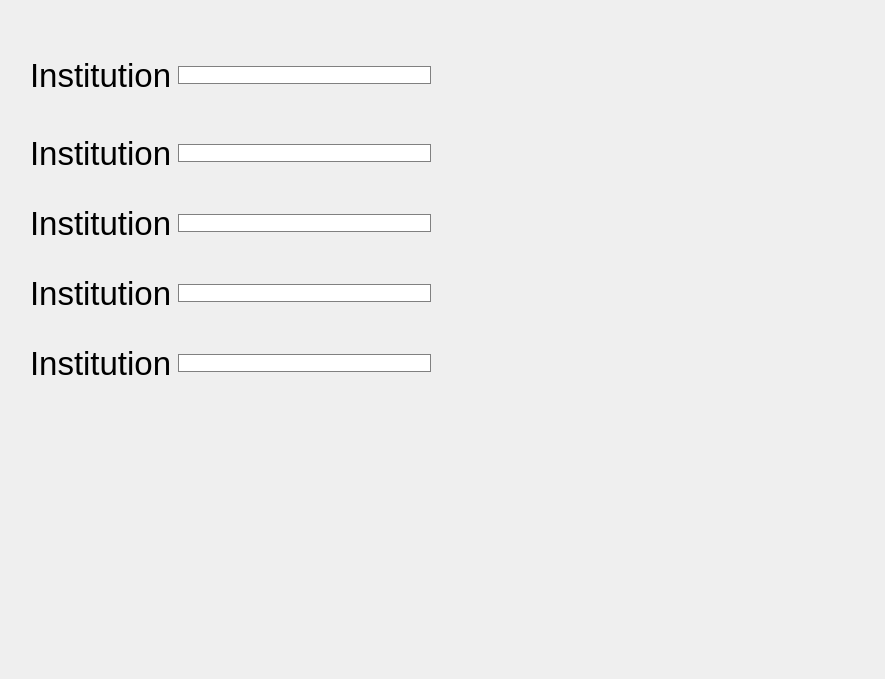
            <widget class="QWidget" name="scrollAreaWidgetContents">
             <property name="geometry">
              <rect>
               <x>0</x>
               <y>0</y>
               <width>885</width>
               <height>679</height>
              </rect>
             </property>
             <widget class="QWidget" name="layoutWidget_2">
              <property name="geometry">
               <rect>
                <x>30</x>
                <y>270</y>
                <width>401</width>
                <height>46</height>
               </rect>
              </property>
              <layout class="QHBoxLayout" name="horizontalLayout_10">
               <item>
                <widget class="QLabel" name="label_21">
                 <property name="font">
                  <font>
                   <pointsize>25</pointsize>
                  </font>
                 </property>
                 <property name="text">
                  <string>Institution</string>
                 </property>
                </widget>
               </item>
               <item>
                <widget class="QLineEdit" name="lineEdit_5">
                 <property name="toolTip">
                  <string>label8</string>
                 </property>
                 <property name="styleSheet">
                  <string notr="true">QLineEdit{
pad-left:20px;
border:1px solid gray;
border-radius:10px;
}
 QScrollBar:horizontal {
	border: none;
    
	background-color: rgb(154, 154, 154);
 }</string>
                 </property>
                </widget>
               </item>
              </layout>
             </widget>
             <widget class="QWidget" name="layoutWidget_3">
              <property name="geometry">
               <rect>
                <x>30</x>
                <y>340</y>
                <width>401</width>
                <height>46</height>
               </rect>
              </property>
              <layout class="QHBoxLayout" name="horizontalLayout_11">
               <item>
                <widget class="QLabel" name="label_22">
                 <property name="font">
                  <font>
                   <pointsize>25</pointsize>
                  </font>
                 </property>
                 <property name="text">
                  <string>Institution</string>
                 </property>
                </widget>
               </item>
               <item>
                <widget class="QLineEdit" name="lineEdit_6">
                 <property name="toolTip">
                  <string>label8</string>
                 </property>
                 <property name="styleSheet">
                  <string notr="true">QLineEdit{
pad-left:20px;
border:1px solid gray;
border-radius:10px;
}
 QScrollBar:horizontal {
	border: none;
    
	background-color: rgb(154, 154, 154);
 }</string>
                 </property>
                </widget>
               </item>
              </layout>
             </widget>
             <widget class="QWidget" name="layoutWidget">
              <property name="geometry">
               <rect>
                <x>30</x>
                <y>50</y>
                <width>401</width>
                <height>51</height>
               </rect>
              </property>
              <layout class="QHBoxLayout" name="horizontalLayout_7">
               <item>
                <widget class="QLabel" name="label_8">
                 <property name="font">
                  <font>
                   <pointsize>25</pointsize>
                  </font>
                 </property>
                 <property name="text">
                  <string>Institution</string>
                 </property>
                </widget>
               </item>
               <item>
                <widget class="QLineEdit" name="lineEdit_2">
                 <property name="toolTip">
                  <string>label8</string>
                 </property>
                 <property name="styleSheet">
                  <string notr="true">QLineEdit{
pad-left:20px;
border:1px solid gray;
border-radius:10px;
}
 QScrollBar:horizontal {
	border: none;
    
	background-color: rgb(154, 154, 154);
 }</string>
                 </property>
                </widget>
               </item>
              </layout>
             </widget>
             <widget class="QWidget" name="layoutWidget">
              <property name="geometry">
               <rect>
                <x>30</x>
                <y>130</y>
                <width>401</width>
                <height>46</height>
               </rect>
              </property>
              <layout class="QHBoxLayout" name="horizontalLayout_8">
               <item>
                <widget class="QLabel" name="label_19">
                 <property name="font">
                  <font>
                   <pointsize>25</pointsize>
                  </font>
                 </property>
                 <property name="text">
                  <string>Institution</string>
                 </property>
                </widget>
               </item>
               <item>
                <widget class="QLineEdit" name="lineEdit_3">
                 <property name="toolTip">
                  <string>label8</string>
                 </property>
                 <property name="styleSheet">
                  <string notr="true">QLineEdit{
pad-left:20px;
border:1px solid gray;
border-radius:10px;
}
 QScrollBar:horizontal {
	border: none;
    
	background-color: rgb(154, 154, 154);
 }</string>
                 </property>
                </widget>
               </item>
              </layout>
             </widget>
             <widget class="QWidget" name="layoutWidget">
              <property name="geometry">
               <rect>
                <x>30</x>
                <y>200</y>
                <width>401</width>
                <height>46</height>
               </rect>
              </property>
              <layout class="QHBoxLayout" name="horizontalLayout_9">
               <item>
                <widget class="QLabel" name="label_20">
                 <property name="font">
                  <font>
                   <pointsize>25</pointsize>
                  </font>
                 </property>
                 <property name="text">
                  <string>Institution</string>
                 </property>
                </widget>
               </item>
               <item>
                <widget class="QLineEdit" name="lineEdit_4">
                 <property name="toolTip">
                  <string>label8</string>
                 </property>
                 <property name="styleSheet">
                  <string notr="true">QLineEdit{
pad-left:20px;
border:1px solid gray;
border-radius:10px;
}
 QScrollBar:horizontal {
	border: none;
    
	background-color: rgb(154, 154, 154);
 }</string>
                 </property>
                </widget>
               </item>
              </layout>
             </widget>
            </widget>
